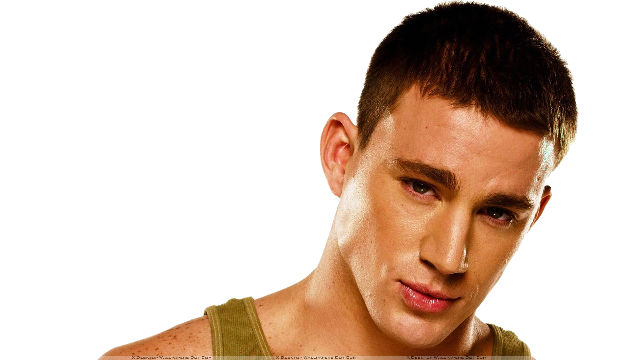
%> input picture cs1371/homework/Homework+-+Study+Images/Homework - Study Images/channing.png, 640 x 360 px
$ octave --eval "smurfed('channing.png');"   (GNU Octave 9; MATLAB toolbox functions it lacks are replaced by stand-ins)
%> lines starting %> are read from the running program, lines starting %| are printed output that depends on the picture; in (x1, y1, x2, y2) boxes, pixels count from 0 and x2, y2 are one past the last pixel; in counts of white or black regions, pixels touching at a corner belong together; the program's own positions count from 1
function [] = smurfed(in)
%> called with in = 'channing.png'
[~, out] = strtok(in(end:-1:1),'.');
out = [out(end:-1:2) '_smurf.png'];
img = imread(in);
%> img is the input picture: size 360x640x3 uint8; mean R, G, B 219.3, 200.1, 187.2
white = img(:,:,1) == 255 & img(:,:,1) == img(:,:,2) & img(:,:,1) == img(:,:,3);
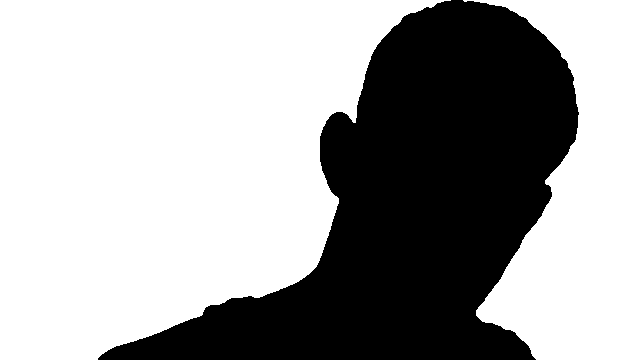
%> white: size 360x640 logical; 64.9% white; 1 black region, box (x1, y1, x2, y2) and area: (98, 0, 579, 360) 80958

[r, c, ~] = size(img);
%> r = 360; c = 640

newr = zeros(r, c);
oldr = img(:,:,1);
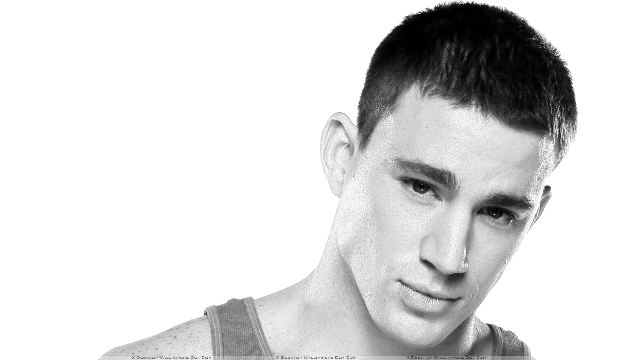
%> oldr: size 360x640 uint8; min 0, max 255, mean 219.3
newr(white) = oldr(white);
newr(~white) = oldr(~white) ./ 3;
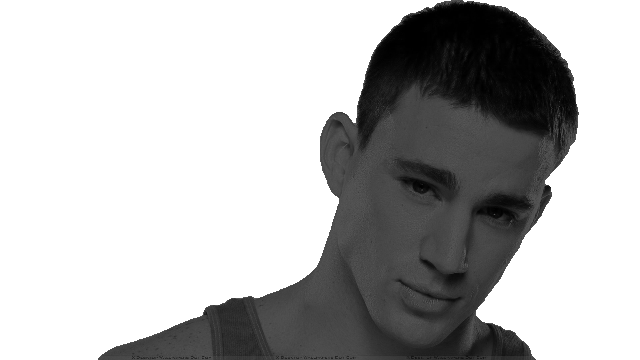
%> newr: size 360x640 double; min 0, max 255, mean 183.4

newg = zeros(r, c);
oldg = img(:,:,2);
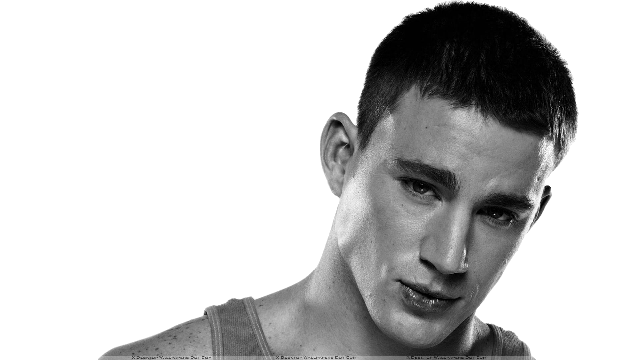
%> oldg: size 360x640 uint8; min 0, max 255, mean 200.1
newg(white) = oldg(white);
newg(~white) = oldg(~white) ./ 3;
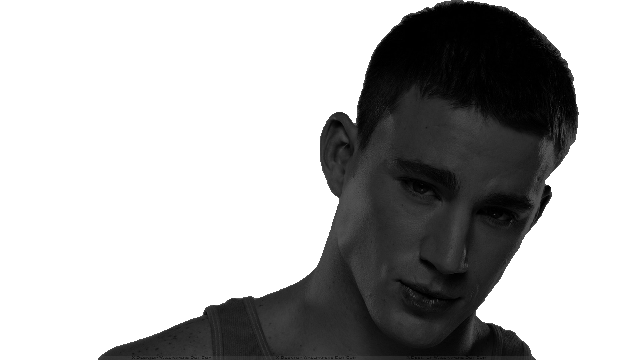
%> newg: size 360x640 double; min 0, max 255, mean 177
img = cat(3, newr, newg, img(:,:,3));
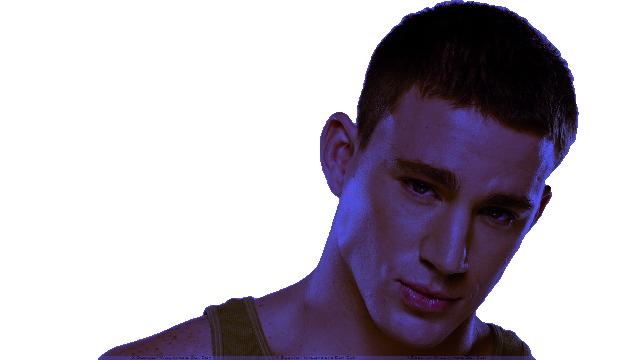
%> img: size 360x640x3 uint8; mean R, G, B 183.4, 177, 187.2
imwrite(img,out);

end

$ run again, on cs1371/homework/Homework+-+Study+Images/Homework - Study Images/green_apple.png
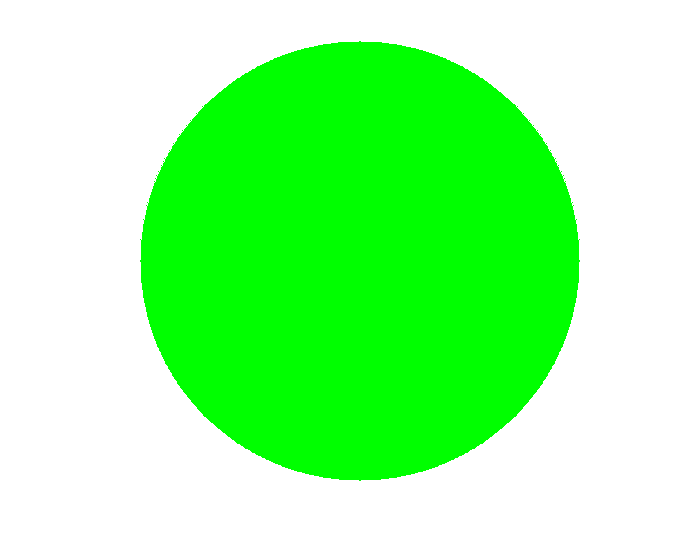
%> input picture cs1371/homework/Homework+-+Study+Images/Homework - Study Images/green_apple.png, 696 x 541 px
%> in smurfed, img is the input picture: size 541x696x3 uint8; mean R, G, B 152.4, 255, 152.4
%> in smurfed, `white = img(:,:,1) == 255 & img(:,:,1) == img(:,:,2) & img(:,:,1) == i..`:
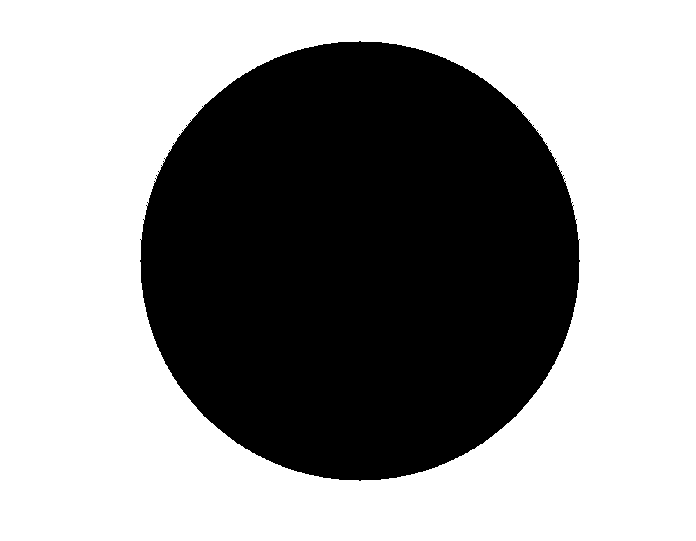
%> white: size 541x696 logical; 59.8% white; 1 black region, box (x1, y1, x2, y2) and area: (140, 41, 580, 481) 151434
%> oldg: size 541x696 uint8; every value is 255
%> in smurfed, `img = cat(3, newr, newg, img(:,:,3));`:
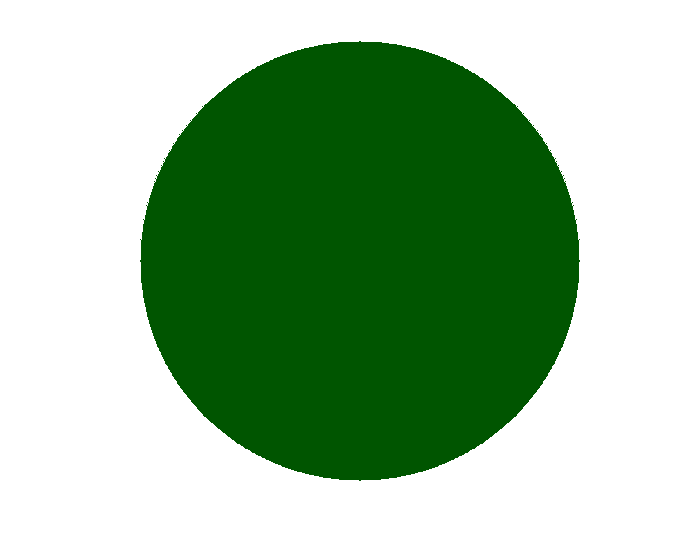
%> img: size 541x696x3 uint8; mean R, G, B 152.4, 186.6, 152.4
